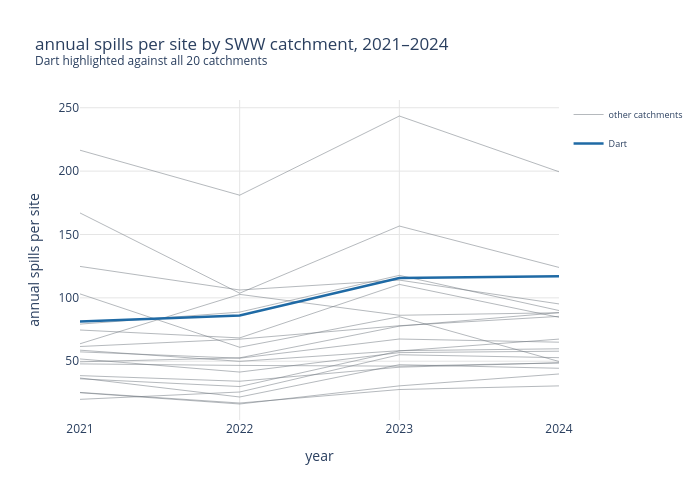

Notebook cell for this chart:
### Code cell
# interactive plotly version of the section 5c absolute overlay - replicates the matplotlib version above with hover tooltips and legend toggle per catchment
fig = go.Figure()

for catchment, group in sww_rivers.groupby('catchment_name'):
    data = group.sort_values('year')
    if catchment == 'Dart':
        continue  # dart plotted last so it renders on top of all grey lines
    fig.add_trace(go.Scatter(
        x=data['year'], # year on x axis
        y=data['annual_spills_per_site'], # spills per site on y axis
        mode='lines', # lines only - no markers
        name='other catchments', # all grey lines share one legend entry
        legendgroup='others', # groups all grey lines so one legend click toggles all of them together
        showlegend=(catchment == sww_rivers['catchment_name'].unique()[0]), # only first grey trace shows in legend - avoids 19 duplicate entries
        line=dict(color=COLOUR_NATIONAL, width=1), # grey colour matched to matplotlib version
        opacity=0.5, # matched to matplotlib alpha
        customdata=[[catchment]] * len(data), # passes catchment name into hover via customdata
        hovertemplate='<b>%{customdata[0]}</b><br>year: %{x}<br>spills per site: %{y:.2f}<extra></extra>',)) # hover shows catchment name, year, and value

dart_data = sww_rivers[sww_rivers['catchment_name'] == 'Dart'].sort_values('year')
fig.add_trace(go.Scatter(
    x=dart_data['year'], # year on x axis
    y=dart_data['annual_spills_per_site'], # spills per site on y axis
    mode='lines', # lines only - no markers
    name='Dart', # separate legend entry for dart
    legendgroup='dart', # dart in its own legend group
    line=dict(color=COLOUR_DART, width=2.5), # blue colour and heavier line weight matched to matplotlib version
    hovertemplate='<b>Dart</b><br>year: %{x}<br>spills per site: %{y:.2f}<extra></extra>',)) # hover shows dart name, year, and value

fig.update_layout(
    title='annual spills per site by SWW catchment, 2021–2024<br><sup>Dart highlighted against all 20 catchments</sup>', # matches matplotlib title
    xaxis_title='year', # matches matplotlib x axis label
    yaxis_title='annual spills per site', # matches matplotlib y axis label
    height=500, # height in pixels
    plot_bgcolor='white', # white plot background to match seaborn whitegrid style
    paper_bgcolor='white', # white paper background
    width=700, # constrains chart width to match matplotlib figure width
    legend=dict(font=dict(size=9)),) # legend font size matched to matplotlib version

fig.update_xaxes(showgrid=True, gridcolor='#e5e5e5', tickvals=[2021, 2022, 2023, 2024]) # integer year ticks only - matches matplotlib set_xticks
fig.update_yaxes(showgrid=True, gridcolor='#e5e5e5') # light grey grid lines on y axis

print('The chart below is interactive - hover over any line to see exact values, or click a legend entry to show or hide individual series.') # signpost printed directly above the chart output
fig.show()

### Figure 1 — Plotly figure (JSON) as saved in the notebook; plotly's stock layout.template omitted (floating-point values rounded to 4 significant figures)
{"data": [{"customdata": [["Allen"], ["Allen"], ["Allen"], ["Allen"]], "hovertemplate": "<b>%{customdata[0]}</b><br>year: %{x}<br>spills per site: %{y:.2f}<extra></extra>", "legendgroup": "others", "line": {"color": "#6c757d", "width": 1}, "mode": "lines", "name": "other catchments", "opacity": 0.5, "showlegend": true, "type": "scatter", "x": [2021, 2022, 2023, 2024], "y": [167, 103.7, 156.7, 124]}, {"customdata": [["Exe (Barle to Culm)"], ["Exe (Barle to Culm)"], ["Exe (Barle to Culm)"], ["Exe (Barle to Culm)"]], "hovertemplate": "<b>%{customdata[0]}</b><br>year: %{x}<br>spills per site: %{y:.2f}<extra></extra>", "legendgroup": "others", "line": {"color": "#6c757d", "width": 1}, "mode": "lines", "name": "other catchments", "opacity": 0.5, "showlegend": false, "type": "scatter", "x": [2021, 2022, 2023, 2024], "y": [25.15, 16.23, 30.54, 39.92]}, {"customdata": [["Harbourne River"], ["Harbourne River"], ["Harbourne River"], ["Harbourne River"]], "hovertemplate": "<b>%{customdata[0]}</b><br>year: %{x}<br>spills per site: %{y:.2f}<extra></extra>", "legendgroup": "others", "line": {"color": "#6c757d", "width": 1}, "mode": "lines", "name": "other catchments", "opacity": 0.5, "showlegend": false, "type": "scatter", "x": [2021, 2022, 2023, 2024], "y": [216.5, 181, 243.5, 199.5]}, {"customdata": [["Lower Axe"], ["Lower Axe"], ["Lower Axe"], ["Lower Axe"]], "hovertemplate": "<b>%{customdata[0]}</b><br>year: %{x}<br>spills per site: %{y:.2f}<extra></extra>", "legendgroup": "others", "line": {"color": "#6c757d", "width": 1}, "mode": "lines", "name": "other catchments", "opacity": 0.5, "showlegend": false, "type": "scatter", "x": [2021, 2022, 2023, 2024], "y": [57.38, 52.38, 67.5, 65]}, {"customdata": [["Lower Culm"], ["Lower Culm"], ["Lower Culm"], ["Lower Culm"]], "hovertemplate": "<b>%{customdata[0]}</b><br>year: %{x}<br>spills per site: %{y:.2f}<extra></extra>", "legendgroup": "others", "line": {"color": "#6c757d", "width": 1}, "mode": "lines", "name": "other catchments", "opacity": 0.5, "showlegend": false, "type": "scatter", "x": [2021, 2022, 2023, 2024], "y": [36.75, 21.75, 47.25, 44.42]}, {"customdata": [["Lower River Inny"], ["Lower River Inny"], ["Lower River Inny"], ["Lower River Inny"]], "hovertemplate": "<b>%{customdata[0]}</b><br>year: %{x}<br>spills per site: %{y:.2f}<extra></extra>", "legendgroup": "others", "line": {"color": "#6c757d", "width": 1}, "mode": "lines", "name": "other catchments", "opacity": 0.5, "showlegend": false, "type": "scatter", "x": [2021, 2022, 2023, 2024], "y": [124.8, 106.2, 114, 95.2]}, {"customdata": [["Lower River Lynher"], ["Lower River Lynher"], ["Lower River Lynher"], ["Lower River Lynher"]], "hovertemplate": "<b>%{customdata[0]}</b><br>year: %{x}<br>spills per site: %{y:.2f}<extra></extra>", "legendgroup": "others", "line": {"color": "#6c757d", "width": 1}, "mode": "lines", "name": "other catchments", "opacity": 0.5, "showlegend": false, "type": "scatter", "x": [2021, 2022, 2023, 2024], "y": [103.1, 61, 85.11, 49.78]}, {"customdata": [["Lower River Otter"], ["Lower River Otter"], ["Lower River Otter"], ["Lower River Otter"]], "hovertemplate": "<b>%{customdata[0]}</b><br>year: %{x}<br>spills per site: %{y:.2f}<extra></extra>", "legendgroup": "others", "line": {"color": "#6c757d", "width": 1}, "mode": "lines", "name": "other catchments", "opacity": 0.5, "showlegend": false, "type": "scatter", "x": [2021, 2022, 2023, 2024], "y": [25.35, 17, 27.65, 30.53]}, {"customdata": [["Lower River Tamar"], ["Lower River Tamar"], ["Lower River Tamar"], ["Lower River Tamar"]], "hovertemplate": "<b>%{customdata[0]}</b><br>year: %{x}<br>spills per site: %{y:.2f}<extra></extra>", "legendgroup": "others", "line": {"color": "#6c757d", "width": 1}, "mode": "lines", "name": "other catchments", "opacity": 0.5, "showlegend": false, "type": "scatter", "x": [2021, 2022, 2023, 2024], "y": [58.7, 49.9, 58.3, 59.8]}, {"customdata": [["Lower River Tavy"], ["Lower River Tavy"], ["Lower River Tavy"], ["Lower River Tavy"]], "hovertemplate": "<b>%{customdata[0]}</b><br>year: %{x}<br>spills per site: %{y:.2f}<extra></extra>", "legendgroup": "others", "line": {"color": "#6c757d", "width": 1}, "mode": "lines", "name": "other catchments", "opacity": 0.5, "showlegend": false, "type": "scatter", "x": [2021, 2022, 2023, 2024], "y": [38.64, 34.18, 45.27, 48.73]}, {"customdata": [["Meavy"], ["Meavy"], ["Meavy"], ["Meavy"]], "hovertemplate": "<b>%{customdata[0]}</b><br>year: %{x}<br>spills per site: %{y:.2f}<extra></extra>", "legendgroup": "others", "line": {"color": "#6c757d", "width": 1}, "mode": "lines", "name": "other catchments", "opacity": 0.5, "showlegend": false, "type": "scatter", "x": [2021, 2022, 2023, 2024], "y": [49.5, 52.67, 77.67, 88.33]}, {"customdata": [["Seaton"], ["Seaton"], ["Seaton"], ["Seaton"]], "hovertemplate": "<b>%{customdata[0]}</b><br>year: %{x}<br>spills per site: %{y:.2f}<extra></extra>", "legendgroup": "others", "line": {"color": "#6c757d", "width": 1}, "mode": "lines", "name": "other catchments", "opacity": 0.5, "showlegend": false, "type": "scatter", "x": [2021, 2022, 2023, 2024], "y": [19.9, 25.7, 55.1, 52.8]}, {"customdata": [["Spratford Stream"], ["Spratford Stream"], ["Spratford Stream"], ["Spratford Stream"]], "hovertemplate": "<b>%{customdata[0]}</b><br>year: %{x}<br>spills per site: %{y:.2f}<extra></extra>", "legendgroup": "others", "line": {"color": "#6c757d", "width": 1}, "mode": "lines", "name": "other catchments", "opacity": 0.5, "showlegend": false, "type": "scatter", "x": [2021, 2022, 2023, 2024], "y": [51.78, 41.44, 56.78, 57.89]}, {"customdata": [["Tale"], ["Tale"], ["Tale"], ["Tale"]], "hovertemplate": "<b>%{customdata[0]}</b><br>year: %{x}<br>spills per site: %{y:.2f}<extra></extra>", "legendgroup": "others", "line": {"color": "#6c757d", "width": 1}, "mode": "lines", "name": "other catchments", "opacity": 0.5, "showlegend": false, "type": "scatter", "x": [2021, 2022, 2023, 2024], "y": [63.75, 102.8, 86.25, 88.25]}, {"customdata": [["Teign (Lower)"], ["Teign (Lower)"], ["Teign (Lower)"], ["Teign (Lower)"]], "hovertemplate": "<b>%{customdata[0]}</b><br>year: %{x}<br>spills per site: %{y:.2f}<extra></extra>", "legendgroup": "others", "line": {"color": "#6c757d", "width": 1}, "mode": "lines", "name": "other catchments", "opacity": 0.5, "showlegend": false, "type": "scatter", "x": [2021, 2022, 2023, 2024], "y": [74.62, 68.38, 110.6, 84.62]}, {"customdata": [["Torridge (Combe Lake to Lew)"], ["Torridge (Combe Lake to Lew)"], ["Torridge (Combe Lake to Lew)"], ["Torridge (Combe Lake to Lew)"]], "hovertemplate": "<b>%{customdata[0]}</b><br>year: %{x}<br>spills per site: %{y:.2f}<extra></extra>", "legendgroup": "others", "line": {"color": "#6c757d", "width": 1}, "mode": "lines", "name": "other catchments", "opacity": 0.5, "showlegend": false, "type": "scatter", "x": [2021, 2022, 2023, 2024], "y": [79.25, 88.75, 117.8, 90]}, {"customdata": [["Torridge (Lew to Estuary)"], ["Torridge (Lew to Estuary)"], ["Torridge (Lew to Estuary)"], ["Torridge (Lew to Estuary)"]], "hovertemplate": "<b>%{customdata[0]}</b><br>year: %{x}<br>spills per site: %{y:.2f}<extra></extra>", "legendgroup": "others", "line": {"color": "#6c757d", "width": 1}, "mode": "lines", "name": "other catchments", "opacity": 0.5, "showlegend": false, "type": "scatter", "x": [2021, 2022, 2023, 2024], "y": [47.89, 46.67, 46.11, 48.67]}, {"customdata": [["Walkham"], ["Walkham"], ["Walkham"], ["Walkham"]], "hovertemplate": "<b>%{customdata[0]}</b><br>year: %{x}<br>spills per site: %{y:.2f}<extra></extra>", "legendgroup": "others", "line": {"color": "#6c757d", "width": 1}, "mode": "lines", "name": "other catchments", "opacity": 0.5, "showlegend": false, "type": "scatter", "x": [2021, 2022, 2023, 2024], "y": [61.6, 67.4, 78, 85.4]}, {"customdata": [["Wray Brook"], ["Wray Brook"], ["Wray Brook"], ["Wray Brook"]], "hovertemplate": "<b>%{customdata[0]}</b><br>year: %{x}<br>spills per site: %{y:.2f}<extra></extra>", "legendgroup": "others", "line": {"color": "#6c757d", "width": 1}, "mode": "lines", "name": "other catchments", "opacity": 0.5, "showlegend": false, "type": "scatter", "x": [2021, 2022, 2023, 2024], "y": [36.11, 30, 58.11, 67.44]}, {"hovertemplate": "<b>Dart</b><br>year: %{x}<br>spills per site: %{y:.2f}<extra></extra>", "legendgroup": "dart", "line": {"color": "#1f6aa5", "width": 2.5}, "mode": "lines", "name": "Dart", "type": "scatter", "x": [2021, 2022, 2023, 2024], "y": [81.4, 86, 115.6, 117]}], "layout": {"height": 500, "legend": {"font": {"size": 9}}, "paper_bgcolor": "white", "plot_bgcolor": "white", "title": {"text": "annual spills per site by SWW catchment, 2021–2024<br><sup>Dart highlighted against all 20 catchments</sup>"}, "width": 700, "xaxis": {"autorange": true, "gridcolor": "#e5e5e5", "range": [2021, 2024], "showgrid": true, "tickvals": [2021, 2022, 2023, 2024], "title": {"text": "year"}, "type": "linear"}, "yaxis": {"autorange": true, "gridcolor": "#e5e5e5", "range": [3.605, 256.1], "showgrid": true, "title": {"text": "annual spills per site"}, "type": "linear"}}}
